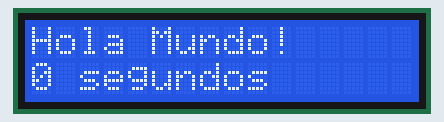
This sketch was run on a simulated Arduino Uno, built with avr-gcc and run on an emulated ATmega328P. Parts: 16×2 character LCD.

Above: at 0.1 s.
At 4.2 s:
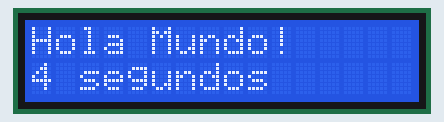
At 9.2 s:
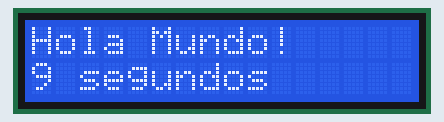
At 19.3 s:
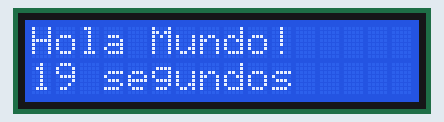
At 28.4 s:
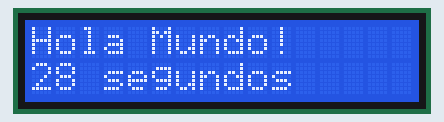
At 38.5 s:
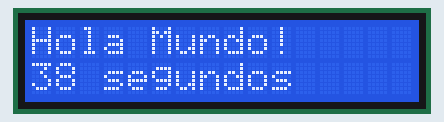

The sketch:

02_LCD_16x02_I2C.ino
```cpp
#include <LiquidCrystal_I2C.h>

/*
  Dispositivo: ninguno

  Entrada: ninguna
  Salida: LCD 16x02 I2C
*/

// Creación del objeto tipo LiquidCrystal_I2C
// definiendo la dirección I2C y las dimensiones del display
LiquidCrystal_I2C lcd(0x27, 16, 2);

void setup()
{
  // Inicialización del objeto tipo LiquidCrystal_I2C
  lcd.init();

  // Encendido de la luz de fondo del display
  lcd.backlight();

  // Ubicación del cursor en la columna 0 y fila 0
  lcd.setCursor(0, 0);
  lcd.print("Hola Mundo!");
}

void loop()
{
  // Ubicación del cursor en la columna 0 y fila 1
  lcd.setCursor(0, 1);
  lcd.print(String(millis() / 1000) + " segundos");

  /*
     La función 'millis' retorna el número de
     milisegundos desde que la placa Arduino
     comenzó a ejecutar el programa actual.
  */

  delay(1000);
}
```

Measured:
- what the display in image 1 shows lasts 1.0 s, from 4.1 s to 5.1 s
